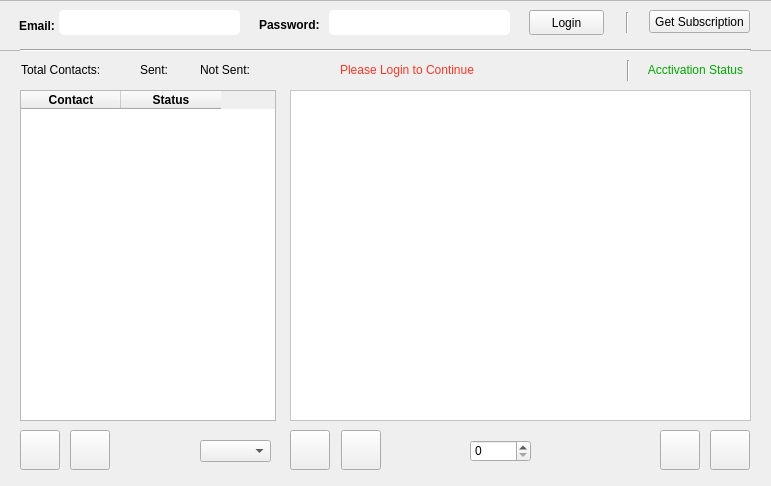
<?xml version="1.0" encoding="UTF-8"?>
<ui version="4.0">
 <class>WhatsappMarketing</class>
 <widget class="QMainWindow" name="WhatsappMarketing">
  <property name="geometry">
   <rect>
    <x>0</x>
    <y>0</y>
    <width>771</width>
    <height>486</height>
   </rect>
  </property>
  <property name="minimumSize">
   <size>
    <width>771</width>
    <height>486</height>
   </size>
  </property>
  <property name="maximumSize">
   <size>
    <width>771</width>
    <height>486</height>
   </size>
  </property>
  <property name="windowTitle">
   <string>WAM</string>
  </property>
  <property name="layoutDirection">
   <enum>Qt::LeftToRight</enum>
  </property>
  <property name="documentMode">
   <bool>false</bool>
  </property>
  <property name="dockNestingEnabled">
   <bool>false</bool>
  </property>
  <widget class="QWidget" name="centralwidget">
   <widget class="QPushButton" name="Open">
    <property name="geometry">
     <rect>
      <x>20</x>
      <y>430</y>
      <width>40</width>
      <height>40</height>
     </rect>
    </property>
    <property name="font">
     <font>
      <family>Roboto</family>
      <pointsize>12</pointsize>
      <weight>50</weight>
      <bold>false</bold>
     </font>
    </property>
    <property name="text">
     <string/>
    </property>
    <property name="checkable">
     <bool>false</bool>
    </property>
   </widget>
   <widget class="QPushButton" name="Send">
    <property name="geometry">
     <rect>
      <x>710</x>
      <y>430</y>
      <width>40</width>
      <height>40</height>
     </rect>
    </property>
    <property name="font">
     <font>
      <family>Roboto</family>
      <pointsize>12</pointsize>
      <weight>50</weight>
      <bold>false</bold>
     </font>
    </property>
    <property name="mouseTracking">
     <bool>false</bool>
    </property>
    <property name="autoFillBackground">
     <bool>false</bool>
    </property>
    <property name="styleSheet">
     <string notr="true"/>
    </property>
    <property name="text">
     <string/>
    </property>
    <property name="checkable">
     <bool>false</bool>
    </property>
    <property name="default">
     <bool>false</bool>
    </property>
    <property name="flat">
     <bool>false</bool>
    </property>
   </widget>
   <widget class="QPushButton" name="AttachFile">
    <property name="geometry">
     <rect>
      <x>660</x>
      <y>430</y>
      <width>40</width>
      <height>40</height>
     </rect>
    </property>
    <property name="font">
     <font>
      <family>Roboto</family>
      <pointsize>12</pointsize>
      <weight>50</weight>
      <bold>false</bold>
     </font>
    </property>
    <property name="text">
     <string/>
    </property>
    <property name="checkable">
     <bool>false</bool>
    </property>
   </widget>
   <widget class="QPushButton" name="clear">
    <property name="geometry">
     <rect>
      <x>341</x>
      <y>430</y>
      <width>40</width>
      <height>40</height>
     </rect>
    </property>
    <property name="font">
     <font>
      <family>Roboto</family>
      <pointsize>12</pointsize>
      <weight>50</weight>
      <bold>false</bold>
     </font>
    </property>
    <property name="mouseTracking">
     <bool>false</bool>
    </property>
    <property name="autoFillBackground">
     <bool>false</bool>
    </property>
    <property name="styleSheet">
     <string notr="true"/>
    </property>
    <property name="text">
     <string/>
    </property>
    <property name="checkable">
     <bool>false</bool>
    </property>
    <property name="default">
     <bool>false</bool>
    </property>
    <property name="flat">
     <bool>false</bool>
    </property>
   </widget>
   <widget class="QTextEdit" name="textEdit">
    <property name="geometry">
     <rect>
      <x>290</x>
      <y>90</y>
      <width>461</width>
      <height>331</height>
     </rect>
    </property>
    <property name="styleSheet">
     <string notr="true">font: 10pt &quot;Roboto&quot;;
padding: 5px;
background-color: rgb(255, 255, 255);</string>
    </property>
   </widget>
   <widget class="QLabel" name="warn">
    <property name="geometry">
     <rect>
      <x>340</x>
      <y>60</y>
      <width>281</width>
      <height>20</height>
     </rect>
    </property>
    <property name="styleSheet">
     <string notr="true">font: 75 10pt &quot;Roboto&quot;;
color: rgb(255, 53, 35);</string>
    </property>
    <property name="text">
     <string>Please Login to Continue</string>
    </property>
    <property name="alignment">
     <set>Qt::AlignLeading|Qt::AlignLeft|Qt::AlignVCenter</set>
    </property>
    <property name="wordWrap">
     <bool>false</bool>
    </property>
   </widget>
   <widget class="QPushButton" name="contactbtn">
    <property name="geometry">
     <rect>
      <x>290</x>
      <y>430</y>
      <width>40</width>
      <height>40</height>
     </rect>
    </property>
    <property name="font">
     <font>
      <family>Roboto</family>
      <pointsize>12</pointsize>
      <weight>50</weight>
      <bold>false</bold>
     </font>
    </property>
    <property name="mouseTracking">
     <bool>false</bool>
    </property>
    <property name="autoFillBackground">
     <bool>false</bool>
    </property>
    <property name="styleSheet">
     <string notr="true"/>
    </property>
    <property name="text">
     <string/>
    </property>
    <property name="checkable">
     <bool>false</bool>
    </property>
    <property name="default">
     <bool>false</bool>
    </property>
    <property name="flat">
     <bool>false</bool>
    </property>
   </widget>
   <widget class="QSpinBox" name="spinBox">
    <property name="geometry">
     <rect>
      <x>470</x>
      <y>440</y>
      <width>61</width>
      <height>22</height>
     </rect>
    </property>
   </widget>
   <widget class="QComboBox" name="comboBox">
    <property name="geometry">
     <rect>
      <x>200</x>
      <y>440</y>
      <width>71</width>
      <height>22</height>
     </rect>
    </property>
   </widget>
   <widget class="QTableWidget" name="tableWidget">
    <property name="geometry">
     <rect>
      <x>20</x>
      <y>90</y>
      <width>256</width>
      <height>331</height>
     </rect>
    </property>
    <column>
     <property name="text">
      <string>Contact</string>
     </property>
     <property name="font">
      <font>
       <weight>75</weight>
       <bold>true</bold>
      </font>
     </property>
     <property name="textAlignment">
      <set>AlignCenter</set>
     </property>
    </column>
    <column>
     <property name="text">
      <string>Status</string>
     </property>
     <property name="font">
      <font>
       <weight>75</weight>
       <bold>true</bold>
      </font>
     </property>
     <property name="textAlignment">
      <set>AlignCenter</set>
     </property>
    </column>
   </widget>
   <widget class="QLabel" name="Subscription">
    <property name="geometry">
     <rect>
      <x>21</x>
      <y>60</y>
      <width>81</width>
      <height>20</height>
     </rect>
    </property>
    <property name="styleSheet">
     <string notr="true"/>
    </property>
    <property name="text">
     <string>Total Contacts:</string>
    </property>
    <property name="textFormat">
     <enum>Qt::AutoText</enum>
    </property>
    <property name="scaledContents">
     <bool>false</bool>
    </property>
    <property name="alignment">
     <set>Qt::AlignLeading|Qt::AlignLeft|Qt::AlignVCenter</set>
    </property>
    <property name="wordWrap">
     <bool>false</bool>
    </property>
    <property name="margin">
     <number>0</number>
    </property>
    <property name="indent">
     <number>0</number>
    </property>
   </widget>
   <widget class="QPushButton" name="Reload">
    <property name="geometry">
     <rect>
      <x>70</x>
      <y>430</y>
      <width>40</width>
      <height>40</height>
     </rect>
    </property>
    <property name="font">
     <font>
      <family>Roboto</family>
      <pointsize>12</pointsize>
      <weight>50</weight>
      <bold>false</bold>
     </font>
    </property>
    <property name="text">
     <string/>
    </property>
    <property name="icon">
     <iconset>
      <normaloff>../ico/reload.png</normaloff>../ico/reload.png</iconset>
    </property>
    <property name="checkable">
     <bool>false</bool>
    </property>
   </widget>
   <widget class="QFrame" name="frame">
    <property name="geometry">
     <rect>
      <x>-1</x>
      <y>0</y>
      <width>781</width>
      <height>51</height>
     </rect>
    </property>
    <property name="minimumSize">
     <size>
      <width>781</width>
      <height>51</height>
     </size>
    </property>
    <property name="maximumSize">
     <size>
      <width>781</width>
      <height>51</height>
     </size>
    </property>
    <property name="styleSheet">
     <string notr="true"/>
    </property>
    <property name="frameShape">
     <enum>QFrame::StyledPanel</enum>
    </property>
    <property name="frameShadow">
     <enum>QFrame::Raised</enum>
    </property>
    <widget class="QLineEdit" name="PasswordBox">
     <property name="geometry">
      <rect>
       <x>330</x>
       <y>10</y>
       <width>181</width>
       <height>25</height>
      </rect>
     </property>
     <property name="styleSheet">
      <string notr="true">border-radius:5px;
padding-left:10px;</string>
     </property>
    </widget>
    <widget class="QPushButton" name="login">
     <property name="geometry">
      <rect>
       <x>530</x>
       <y>10</y>
       <width>75</width>
       <height>25</height>
      </rect>
     </property>
     <property name="text">
      <string>Login</string>
     </property>
    </widget>
    <widget class="QLabel" name="label_2">
     <property name="geometry">
      <rect>
       <x>260</x>
       <y>9</y>
       <width>61</width>
       <height>31</height>
      </rect>
     </property>
     <property name="styleSheet">
      <string notr="true">font: 87 10pt &quot;Roboto&quot;;
font-weight:500;</string>
     </property>
     <property name="text">
      <string>Password:</string>
     </property>
    </widget>
    <widget class="QLineEdit" name="EmailBox">
     <property name="geometry">
      <rect>
       <x>60</x>
       <y>10</y>
       <width>181</width>
       <height>25</height>
      </rect>
     </property>
     <property name="styleSheet">
      <string notr="true">border-radius:5px;
padding-left:10px;</string>
     </property>
    </widget>
    <widget class="QLabel" name="label_3">
     <property name="geometry">
      <rect>
       <x>20</x>
       <y>10</y>
       <width>41</width>
       <height>31</height>
      </rect>
     </property>
     <property name="layoutDirection">
      <enum>Qt::RightToLeft</enum>
     </property>
     <property name="styleSheet">
      <string notr="true">font: 87 10pt &quot;Roboto&quot;;
font-weight:500;</string>
     </property>
     <property name="text">
      <string>Email:</string>
     </property>
    </widget>
    <widget class="Line" name="line_2">
     <property name="geometry">
      <rect>
       <x>620</x>
       <y>12</y>
       <width>16</width>
       <height>21</height>
      </rect>
     </property>
     <property name="orientation">
      <enum>Qt::Vertical</enum>
     </property>
    </widget>
    <widget class="QPushButton" name="pushButton_2">
     <property name="geometry">
      <rect>
       <x>650</x>
       <y>10</y>
       <width>101</width>
       <height>23</height>
      </rect>
     </property>
     <property name="text">
      <string>Get Subscription</string>
     </property>
    </widget>
   </widget>
   <widget class="Line" name="line">
    <property name="geometry">
     <rect>
      <x>20</x>
      <y>40</y>
      <width>731</width>
      <height>20</height>
     </rect>
    </property>
    <property name="orientation">
     <enum>Qt::Horizontal</enum>
    </property>
   </widget>
   <widget class="QLabel" name="Subscription_2">
    <property name="geometry">
     <rect>
      <x>140</x>
      <y>60</y>
      <width>31</width>
      <height>20</height>
     </rect>
    </property>
    <property name="styleSheet">
     <string notr="true"/>
    </property>
    <property name="text">
     <string>Sent:</string>
    </property>
    <property name="textFormat">
     <enum>Qt::AutoText</enum>
    </property>
    <property name="scaledContents">
     <bool>false</bool>
    </property>
    <property name="alignment">
     <set>Qt::AlignLeading|Qt::AlignLeft|Qt::AlignVCenter</set>
    </property>
    <property name="wordWrap">
     <bool>false</bool>
    </property>
    <property name="margin">
     <number>0</number>
    </property>
    <property name="indent">
     <number>0</number>
    </property>
   </widget>
   <widget class="QLabel" name="Subscription_3">
    <property name="geometry">
     <rect>
      <x>200</x>
      <y>60</y>
      <width>51</width>
      <height>20</height>
     </rect>
    </property>
    <property name="styleSheet">
     <string notr="true"/>
    </property>
    <property name="text">
     <string>Not Sent:</string>
    </property>
    <property name="textFormat">
     <enum>Qt::AutoText</enum>
    </property>
    <property name="scaledContents">
     <bool>false</bool>
    </property>
    <property name="alignment">
     <set>Qt::AlignLeading|Qt::AlignLeft|Qt::AlignVCenter</set>
    </property>
    <property name="wordWrap">
     <bool>false</bool>
    </property>
    <property name="margin">
     <number>0</number>
    </property>
    <property name="indent">
     <number>0</number>
    </property>
   </widget>
   <widget class="QLabel" name="total">
    <property name="geometry">
     <rect>
      <x>100</x>
      <y>60</y>
      <width>41</width>
      <height>20</height>
     </rect>
    </property>
    <property name="styleSheet">
     <string notr="true"/>
    </property>
    <property name="text">
     <string/>
    </property>
    <property name="textFormat">
     <enum>Qt::AutoText</enum>
    </property>
    <property name="scaledContents">
     <bool>false</bool>
    </property>
    <property name="alignment">
     <set>Qt::AlignLeading|Qt::AlignLeft|Qt::AlignVCenter</set>
    </property>
    <property name="wordWrap">
     <bool>false</bool>
    </property>
    <property name="margin">
     <number>0</number>
    </property>
    <property name="indent">
     <number>0</number>
    </property>
   </widget>
   <widget class="QLabel" name="sent">
    <property name="geometry">
     <rect>
      <x>170</x>
      <y>60</y>
      <width>31</width>
      <height>20</height>
     </rect>
    </property>
    <property name="styleSheet">
     <string notr="true"/>
    </property>
    <property name="text">
     <string/>
    </property>
    <property name="textFormat">
     <enum>Qt::AutoText</enum>
    </property>
    <property name="scaledContents">
     <bool>false</bool>
    </property>
    <property name="alignment">
     <set>Qt::AlignLeading|Qt::AlignLeft|Qt::AlignVCenter</set>
    </property>
    <property name="wordWrap">
     <bool>false</bool>
    </property>
    <property name="margin">
     <number>0</number>
    </property>
    <property name="indent">
     <number>0</number>
    </property>
   </widget>
   <widget class="QLabel" name="notsent">
    <property name="geometry">
     <rect>
      <x>250</x>
      <y>60</y>
      <width>31</width>
      <height>20</height>
     </rect>
    </property>
    <property name="styleSheet">
     <string notr="true"/>
    </property>
    <property name="text">
     <string/>
    </property>
    <property name="textFormat">
     <enum>Qt::AutoText</enum>
    </property>
    <property name="scaledContents">
     <bool>false</bool>
    </property>
    <property name="alignment">
     <set>Qt::AlignLeading|Qt::AlignLeft|Qt::AlignVCenter</set>
    </property>
    <property name="wordWrap">
     <bool>false</bool>
    </property>
    <property name="margin">
     <number>0</number>
    </property>
    <property name="indent">
     <number>0</number>
    </property>
   </widget>
   <widget class="QLabel" name="act_label">
    <property name="geometry">
     <rect>
      <x>640</x>
      <y>60</y>
      <width>111</width>
      <height>20</height>
     </rect>
    </property>
    <property name="styleSheet">
     <string notr="true">font: 75 10pt &quot;Roboto&quot;;
color: rgb(0, 170, 0);</string>
    </property>
    <property name="text">
     <string>Acctivation Status</string>
    </property>
    <property name="alignment">
     <set>Qt::AlignCenter</set>
    </property>
    <property name="wordWrap">
     <bool>false</bool>
    </property>
   </widget>
   <widget class="Line" name="line_3">
    <property name="geometry">
     <rect>
      <x>618</x>
      <y>60</y>
      <width>20</width>
      <height>21</height>
     </rect>
    </property>
    <property name="orientation">
     <enum>Qt::Vertical</enum>
    </property>
   </widget>
   <zorder>frame</zorder>
   <zorder>Open</zorder>
   <zorder>Send</zorder>
   <zorder>AttachFile</zorder>
   <zorder>clear</zorder>
   <zorder>textEdit</zorder>
   <zorder>warn</zorder>
   <zorder>contactbtn</zorder>
   <zorder>spinBox</zorder>
   <zorder>comboBox</zorder>
   <zorder>tableWidget</zorder>
   <zorder>Subscription</zorder>
   <zorder>Reload</zorder>
   <zorder>line</zorder>
   <zorder>Subscription_2</zorder>
   <zorder>Subscription_3</zorder>
   <zorder>total</zorder>
   <zorder>sent</zorder>
   <zorder>notsent</zorder>
   <zorder>act_label</zorder>
   <zorder>line_3</zorder>
  </widget>
 </widget>
 <tabstops>
  <tabstop>EmailBox</tabstop>
  <tabstop>PasswordBox</tabstop>
  <tabstop>login</tabstop>
  <tabstop>pushButton_2</tabstop>
  <tabstop>tableWidget</tabstop>
  <tabstop>textEdit</tabstop>
  <tabstop>Open</tabstop>
  <tabstop>Reload</tabstop>
  <tabstop>comboBox</tabstop>
  <tabstop>contactbtn</tabstop>
  <tabstop>clear</tabstop>
  <tabstop>spinBox</tabstop>
  <tabstop>AttachFile</tabstop>
  <tabstop>Send</tabstop>
 </tabstops>
 <resources/>
 <connections/>
</ui>
